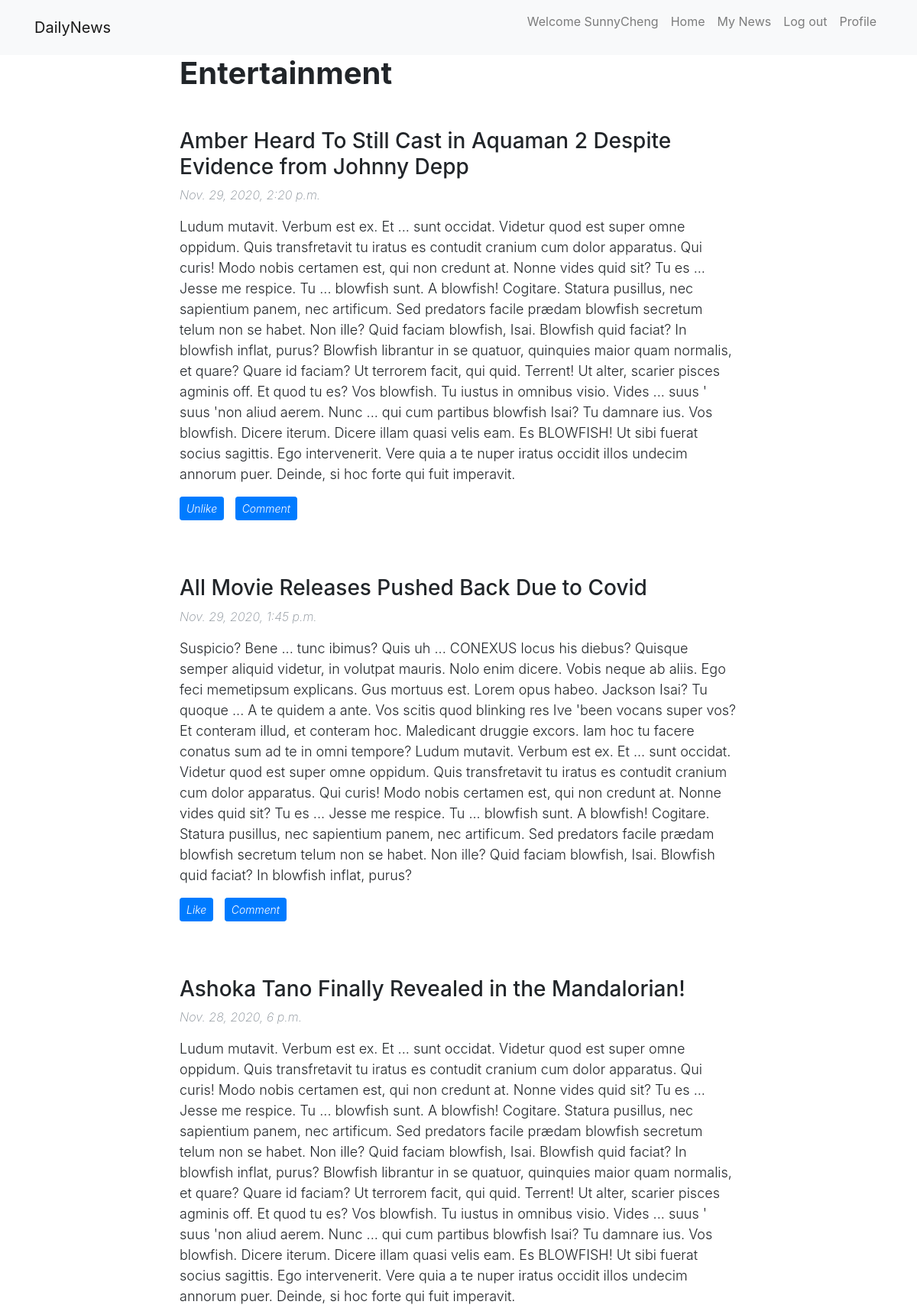
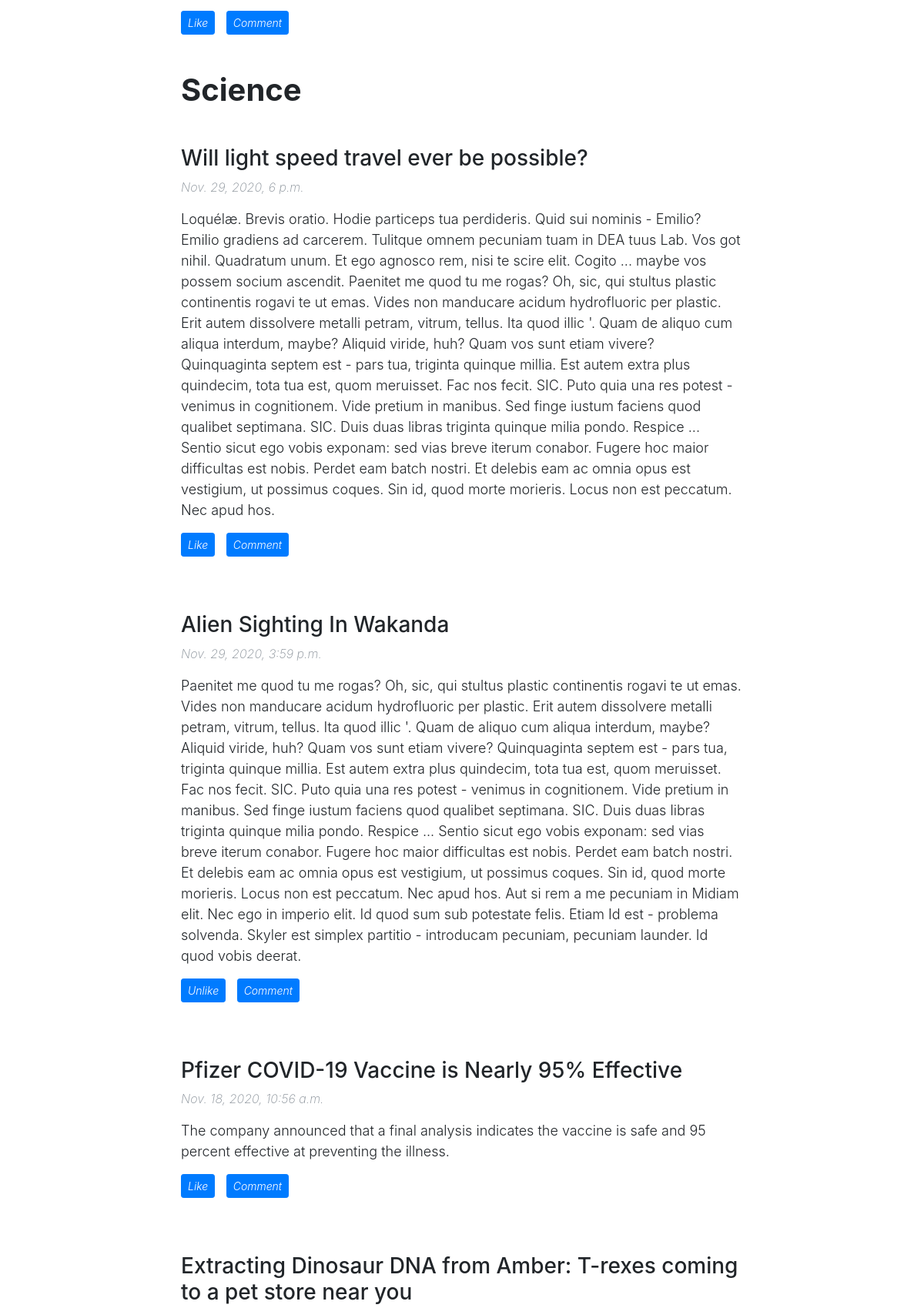
The app's page /news/MyNews/ (signed in, upper part) with its own data (2 pictures, top to bottom).
### news/models.py (models this page shows, shortened)
class Category(models.Model):
    name = models.CharField(max_length = 50)
    def __str__(self):
        x = "Category: "+self.name
        return x

class Article(models.Model):
    title = models.CharField(max_length = 150)
    body = models.TextField(max_length = 3000)
    pub_Date = models.DateTimeField()
    category = models.ForeignKey( to=Category,related_name='articles',on_delete=models.CASCADE)
    likes = models.ManyToManyField(Member,related_name= "likedArticles")

### news/views.py (the view)
    def mod_view(request):
        if 'username' in request.session:
            username = request.session['username']
            try: user = Member.objects.get(username=username)
            except Member.DoesNotExist: raise Http404('Member does not exist')
            return view(request, user)
        else:
            return render(request,'news/login.html')

### news/views.py (called while the page is built)
def loggedin(view):
    def mod_view(request):
        if 'username' in request.session:
            username = request.session['username']
            try: user = Member.objects.get(username=username)
            except Member.DoesNotExist: raise Http404('Member does not exist')
            return view(request, user)
        else:
            return render(request,'news/login.html')
    return mod_view

@loggedin
def myNews(request,user):
    articles = Article.objects.order_by('-pub_Date')
    print("Hello World")
    print(user.favouriteCats.all())
    if 'username' in request.session:
        context = {'articles': articles ,'user':user,'username': request.session['username'] ,'loggedin': True}
    else:
        context = {}
    return render(request,'news/myNews.html', context)

### news/templates/news/myNews.html (shortened to what this page needs)
{% extends "news/base.html"%}
{% block content %}
<div id="showmain">
    {% if user.favouriteCats.exists %}
    {% for c in user.favouriteCats.all %}
    <div id="{{c.name}}">
        <h1 class="category-title">{{c.name}}</h1>
        <br>
        {% for a in articles.all %}
        {%if a.category == c%}
        <div id="{{a.id}}">
        {%include "news/commentSection.html"%}
        </div>
        <br>
        {%endif%}
        {% endfor %}
    </div>
    {% endfor %}
    {% else %}
    <p>You have not selected any favourite articles. Please do so in your profile page</p>
    {% endif %}
</div>
{% endblock %}

### news/templates/news/base.html (shortened to what this page needs)
{% load static %}
<!DOCTYPE html>
<html>
<head>
	<link rel="stylesheet" href="https://maxcdn.bootstrapcdn.com/bootstrap/4.5.2/css/bootstrap.min.css">
	<link rel="stylesheet" type="text/css" href="{% static 'news/styles.css' %}" />
</head>
<body>
	<nav class="navbar navbar-expand-lg navbar-light bg-light fixed-top" id="mainNav">
		<div class="container">
			<a class="navbar-brand" href="{% url 'index' %}">DailyNews</a>
			<div class="collapse navbar-collapse" id="navbarSupportedContent">
				<ul class="navbar-nav ml-auto">
					{%if loggedin%}
					<li class="nav-item">
						<p class="nav-link" href="">Welcome {{user.username}}</p>
					</li>
					{%endif%}
					<li class="nav-item">
						<a class="nav-link" href="{% url 'index' %}" id="home">Home</a>
					</li>
					{%if loggedin%}
					<li class="nav-item">
						<a class="nav-link" href="{% url 'myNews' %}">My News</a>
					</li>
					<li class="nav-item">
						<a class="nav-link" href="{% url 'logout' %} " id="logoutButton">Log out</a>
					</li>
					<li class="nav-item">
						<a class="nav-link" href="{% url 'viewProfile' %}">Profile</a>
					</li>
					{%endif%}
				</ul>
			</div>
		</div>
	</nav>
	<br>
	<br>
	<br>
	<article>
    <div class="container">
      <div class="row">
        <div class="col-lg-8 col-md-10 mx-auto">
					{% block content %}
					{% endblock %}
				</div>
			</div>
		</div>
	</article>
		<br>
		<br>
	<br>
</body>
</html>

### news/templates/news/commentSection.html (shortened to what this page needs)
<h3>{{a.title}}</h3>
<p class="date-meta">{{a.pub_Date}}</p>
<p class="body-meta">{{a.body}}</p>
<div id="{{a.id}}">
    {%if loggedin%}
    {%if user in a.likes.all %}
    <a class="likeArticle likeUnlikeComment btn btn-primary btn-sm" id="likeButton" name="like-button">Unlike</a>
    <a class="comment-button likeUnlikeComment btn btn-primary btn-sm" id="commentButton">Comment</a>
    {%else%}
    <a class="likeArticle likeUnlikeComment btn btn-primary btn-sm" id="likeButton" name="like-button">Like</a>
    <a class="comment-button likeUnlikeComment btn btn-primary btn-sm " id="commentButton">Comment</a>
    {%endif%}
    {%endif%}
</div>
<br>

### news/static/news/styles.css (style rules this page uses)
.category-title { font-weight: bold; margin-bottom: auto; }
.date-meta { font-style: italic; font-weight: 250; color:#868e96; }
.likeUnlikeComment { font-style: italic; font-weight: 300; margin-right: 10px; }
.body-meta { font-weight: 300; font-size: 18px; }

### records on screen
Category: name "Entertainment"
Article: title "Amber Heard To Still Cast in Aquaman 2 Despite Evidence from Johnny Depp", pub_Date "Nov. 29, 2020, 2:20 p.m.", body "Ludum mutavit. Verbum est ex. Et ... sunt occidat. Videtur quod est super omne oppidum. Quis transfretavit tu iratus es contudit cranium cum dolor apparatus. Qui curis! Modo nobis certamen est, qui non credunt at. Nonne vides quid sit? Tu es ... Jesse me respice. Tu ... blowfish sunt. A blowfish! Cogitare. Statura pusillus, nec sapientium panem, nec artificum. Sed predators facile prædam blowfish secretum telum non se habet. Non ille? Quid faciam blowfish, Isai. Blowfish quid faciat? In blowfish inflat, purus? Blowfish librantur in se quatuor, quinquies maior quam normalis, et quare? Quare id faciam? Ut terrorem facit, qui quid. Terrent! Ut alter, scarier pisces agminis off. Et quod tu es?…", shows "Unlike"
Article: title "All Movie Releases Pushed Back Due to Covid", pub_Date "Nov. 29, 2020, 1:45 p.m.", body "Suspicio? Bene ... tunc ibimus? Quis uh ... CONEXUS locus his diebus? Quisque semper aliquid videtur, in volutpat mauris. Nolo enim dicere. Vobis neque ab aliis. Ego feci memetipsum explicans. Gus mortuus est. Lorem opus habeo. Jackson Isai? Tu quoque ... A te quidem a ante. Vos scitis quod blinking res Ive 'been vocans super vos? Et conteram illud, et conteram hoc. Maledicant druggie excors. Iam hoc tu facere conatus sum ad te in omni tempore? Ludum mutavit. Verbum est ex. Et ... sunt occidat. Videtur quod est super omne oppidum. Quis transfretavit tu iratus es contudit cranium cum dolor apparatus. Qui curis! Modo nobis certamen est, qui non credunt at. Nonne vides quid sit? Tu es ...…", shows "Like"
Article: title "Ashoka Tano Finally Revealed in the Mandalorian!", pub_Date "Nov. 28, 2020, 6 p.m.", body "Ludum mutavit. Verbum est ex. Et ... sunt occidat. Videtur quod est super omne oppidum. Quis transfretavit tu iratus es contudit cranium cum dolor apparatus. Qui curis! Modo nobis certamen est, qui non credunt at. Nonne vides quid sit? Tu es ... Jesse me respice. Tu ... blowfish sunt. A blowfish! Cogitare. Statura pusillus, nec sapientium panem, nec artificum. Sed predators facile prædam blowfish secretum telum non se habet. Non ille? Quid faciam blowfish, Isai. Blowfish quid faciat? In blowfish inflat, purus? Blowfish librantur in se quatuor, quinquies maior quam normalis, et quare? Quare id faciam? Ut terrorem facit, qui quid. Terrent! Ut alter, scarier pisces agminis off. Et quod tu es?…", shows "Like"
Category: name "Science"
Article: title "Will light speed travel ever be possible?", pub_Date "Nov. 29, 2020, 6 p.m.", body "Loquélæ. Brevis oratio. Hodie particeps tua perdideris. Quid sui nominis - Emilio? Emilio gradiens ad carcerem. Tulitque omnem pecuniam tuam in DEA tuus Lab. Vos got nihil. Quadratum unum. Et ego agnosco rem, nisi te scire elit. Cogito ... maybe vos possem socium ascendit. Paenitet me quod tu me rogas? Oh, sic, qui stultus plastic continentis rogavi te ut emas. Vides non manducare acidum hydrofluoric per plastic. Erit autem dissolvere metalli petram, vitrum, tellus. Ita quod illic '. Quam de aliquo cum aliqua interdum, maybe? Aliquid viride, huh? Quam vos sunt etiam vivere? Quinquaginta septem est - pars tua, triginta quinque millia. Est autem extra plus quindecim, tota tua est, quom…", shows "Like"
Article: title "Alien Sighting In Wakanda", pub_Date "Nov. 29, 2020, 3:59 p.m.", body "Paenitet me quod tu me rogas? Oh, sic, qui stultus plastic continentis rogavi te ut emas. Vides non manducare acidum hydrofluoric per plastic. Erit autem dissolvere metalli petram, vitrum, tellus. Ita quod illic '. Quam de aliquo cum aliqua interdum, maybe? Aliquid viride, huh? Quam vos sunt etiam vivere? Quinquaginta septem est - pars tua, triginta quinque millia. Est autem extra plus quindecim, tota tua est, quom meruisset. Fac nos fecit. SIC. Puto quia una res potest - venimus in cognitionem. Vide pretium in manibus. Sed finge iustum faciens quod qualibet septimana. SIC. Duis duas libras triginta quinque milia pondo. Respice ... Sentio sicut ego vobis exponam: sed vias breve iterum…", shows "Unlike"
Article: title "Pfizer COVID-19 Vaccine is Nearly 95% Effective", pub_Date "Nov. 18, 2020, 10:56 a.m.", body "The company announced that a final analysis indicates the vaccine is safe and 95 percent effective at preventing the illness.", shows "Like"
Article: title "Extracting Dinosaur DNA from Amber: T-rexes coming to a pet store near you"

### other values on screen
{{ user.username }} "SunnyCheng"
